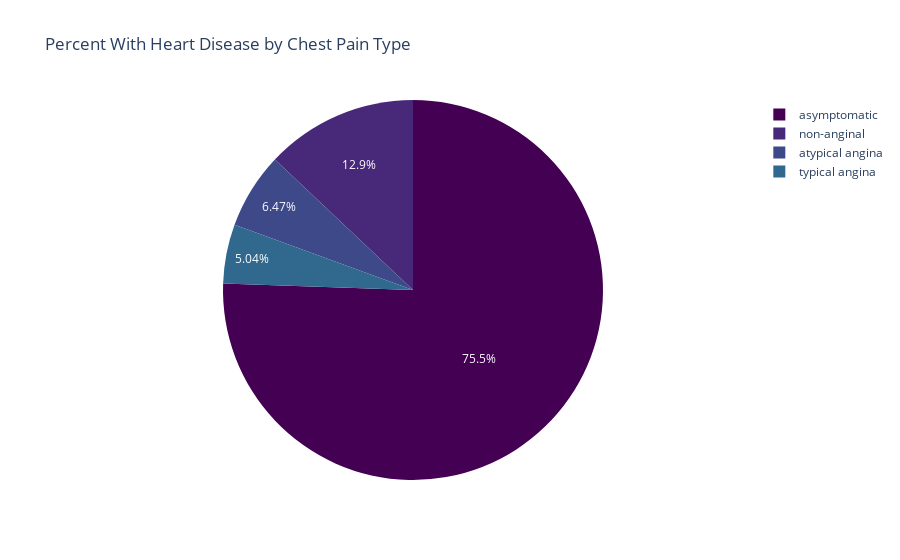

Here is the notebook cell this chart was saved with:
### Code cell
#Target Variable and Chest Pain Type 

fig_2 = px.pie(df1.query('num == 1'), values='num', names='cp', title = 'Percent With Heart Disease by Chest Pain Type', color_discrete_sequence=px.colors.sequential.Viridis)
fig_2.show()

### Figure 1 — Plotly figure (JSON) as saved in the notebook; plotly's stock layout.template omitted (floating-point values rounded to 4 significant figures; data arrays with more than 128 entries replaced by an {"elided": "..."} marker saying what was removed)
{"data": [{"domain": {"x": [0, 1], "y": [0, 1]}, "hovertemplate": "cp=%{label}<br>num=%{value}<extra></extra>", "labels": {"elided": "139 str values"}, "legendgroup": "", "name": "", "showlegend": true, "type": "pie", "values": {"elided": "139 int values"}}], "layout": {"legend": {"tracegroupgap": 0}, "piecolorway": ["#440154", "#482878", "#3e4989", "#31688e", "#26828e", "#1f9e89", "#35b779", "#6ece58", "#b5de2b", "#fde725"], "title": {"text": "Percent With Heart Disease by Chest Pain Type"}}}
